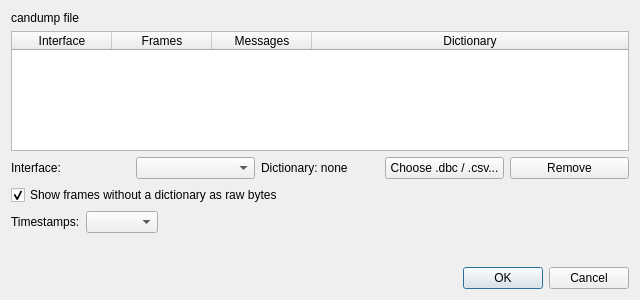
<?xml version="1.0" encoding="UTF-8"?>
<ui version="4.0">
 <class>CandumpDialogForm</class>
 <widget class="QWidget" name="CandumpDialogForm">
  <property name="windowTitle">
   <string>Open candump log</string>
  </property>
  <property name="minimumSize">
   <size>
    <width>640</width>
    <height>300</height>
   </size>
  </property>
  <layout class="QVBoxLayout" name="verticalLayout">
   <item>
    <widget class="QLabel" name="labelSummary">
     <property name="text"><string>candump file</string></property>
     <property name="wordWrap"><bool>true</bool></property>
     <property name="alignment"><set>Qt::AlignLeft|Qt::AlignTop</set></property>
     <property name="sizePolicy">
      <sizepolicy hsizetype="Preferred" vsizetype="Maximum">
       <horstretch>0</horstretch>
       <verstretch>0</verstretch>
      </sizepolicy>
     </property>
    </widget>
   </item>
   <item>
    <widget class="QTableWidget" name="tableInterfaces">
     <property name="editTriggers">
      <set>QAbstractItemView::NoEditTriggers</set>
     </property>
     <property name="selectionBehavior">
      <enum>QAbstractItemView::SelectRows</enum>
     </property>
     <property name="sortingEnabled">
      <bool>true</bool>
     </property>
     <property name="maximumSize">
      <size>
       <width>16777215</width>
       <height>120</height>
      </size>
     </property>
     <attribute name="verticalHeaderVisible">
      <bool>false</bool>
     </attribute>
     <attribute name="horizontalHeaderStretchLastSection">
      <bool>true</bool>
     </attribute>
     <column>
      <property name="text"><string>Interface</string></property>
     </column>
     <column>
      <property name="text"><string>Frames</string></property>
     </column>
     <column>
      <property name="text"><string>Messages</string></property>
     </column>
     <column>
      <property name="text"><string>Dictionary</string></property>
     </column>
    </widget>
   </item>
   <item>
    <layout class="QHBoxLayout" name="dictionaryRow">
     <item><widget class="QLabel" name="labelInterfaceCombo"><property name="text"><string>Interface:</string></property></widget></item>
     <item><widget class="QComboBox" name="comboInterface"/></item>
     <item><widget class="QLabel" name="labelDictionary"><property name="text"><string>Dictionary: none</string></property></widget></item>
     <item><widget class="QPushButton" name="buttonDictionary"><property name="text"><string>Choose .dbc / .csv...</string></property></widget></item>
     <item><widget class="QPushButton" name="buttonClearDictionary"><property name="text"><string>Remove</string></property></widget></item>
    </layout>
   </item>
   <item>
    <widget class="QCheckBox" name="checkRawUnassigned">
     <property name="text">
      <string>Show frames without a dictionary as raw bytes</string>
     </property>
     <property name="checked"><bool>true</bool></property>
    </widget>
   </item>
   <item>
    <layout class="QHBoxLayout" name="timeModeRow">
     <item><widget class="QLabel" name="labelTimeMode"><property name="text"><string>Timestamps:</string></property></widget></item>
     <item><widget class="QComboBox" name="comboTimeMode"/></item>
     <item>
      <spacer name="horizontalSpacer">
       <property name="orientation"><enum>Qt::Horizontal</enum></property>
       <property name="sizeHint" stdset="0"><size><width>40</width><height>20</height></size></property>
      </spacer>
     </item>
    </layout>
   </item>
   <item>
    <spacer name="verticalSpacer">
     <property name="orientation"><enum>Qt::Vertical</enum></property>
     <property name="sizeHint" stdset="0"><size><width>20</width><height>0</height></size></property>
    </spacer>
   </item>
   <item>
    <widget class="QDialogButtonBox" name="buttonBox">
     <property name="standardButtons"><set>QDialogButtonBox::Cancel|QDialogButtonBox::Ok</set></property>
    </widget>
   </item>
  </layout>
 </widget>
</ui>
